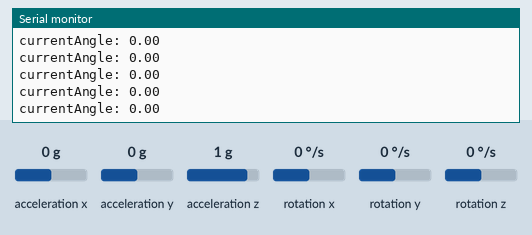
This sketch was run on a simulated ESP8266 (NodeMCU). Shown: the last lines printed to the serial monitor. Wiring (inferred from the names in the program): MPU-6050 motion sensor at I2C address 0x68. The inputs (shaded band) are chosen by the test bench; at power-on: acceleration y 0 g, acceleration z 1 g, rotation x 0 °/s, acceleration x 0 g, rotation y 0 °/s, rotation z 0 °/s.

Above: at 1.5 s.
1.6 s: acceleration y set to -1.4 g
At 2.3 s:
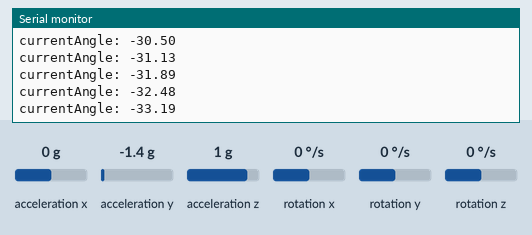
4.6 s: acceleration z set to -1.4 g
At 5.4 s:
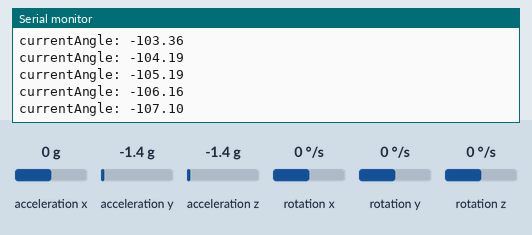
7.6 s: rotation x set to 100 °/s
At 8.4 s:
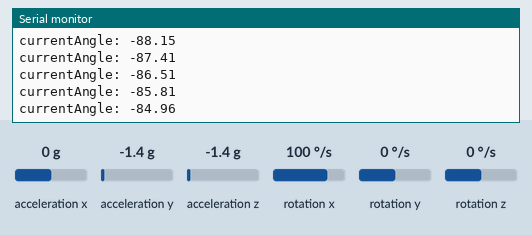
10.6 s: acceleration y set to 0 g
At 11.5 s:
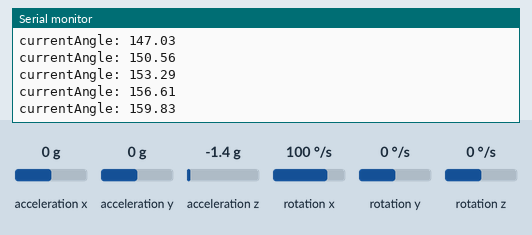
13.6 s: acceleration z set to 0 g
At 14.7 s:
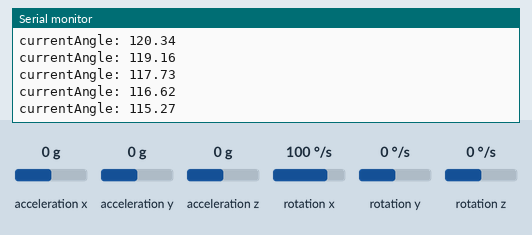
19.6 s: rotation x set to -100 °/s
At 20.2 s:
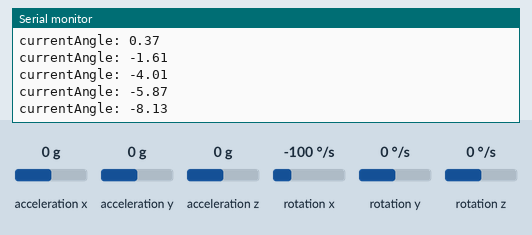
Timing chart, 0 to 22.6 s (numbered marks = the images above; inputs shaded):
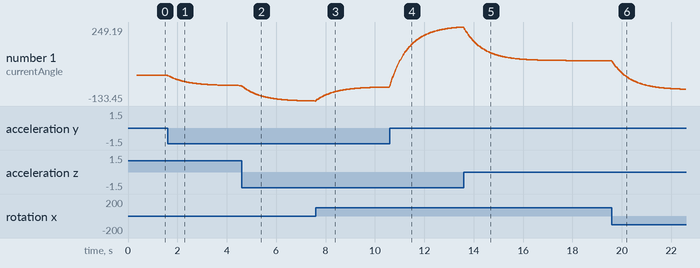

The sketch:

MPU_Communication.ino
```cpp
#include <Wire.h>
#include <math.h>

// MPU6050 Slave Device Address
const uint8_t MPU6050SlaveAddress = 0x68;

// Select SDA and SCL pins for I2C communication
const uint8_t scl = D6;
const uint8_t sda = D7;

// sensitivity scale factor respective to full scale setting provided in datasheet
const uint16_t AccelScaleFactor = 16384;
const uint16_t GyroScaleFactor = 131;

// MPU6050 few configuration register addresses
const uint8_t MPU6050_REGISTER_SMPLRT_DIV   =  0x19;
const uint8_t MPU6050_REGISTER_USER_CTRL    =  0x6A;
const uint8_t MPU6050_REGISTER_PWR_MGMT_1   =  0x6B;
const uint8_t MPU6050_REGISTER_PWR_MGMT_2   =  0x6C;
const uint8_t MPU6050_REGISTER_CONFIG       =  0x1A;
const uint8_t MPU6050_REGISTER_GYRO_CONFIG  =  0x1B;
const uint8_t MPU6050_REGISTER_ACCEL_CONFIG =  0x1C;
const uint8_t MPU6050_REGISTER_FIFO_EN      =  0x23;
const uint8_t MPU6050_REGISTER_INT_ENABLE   =  0x38;
const uint8_t MPU6050_REGISTER_ACCEL_XOUT_H =  0x3B;
const uint8_t MPU6050_REGISTER_SIGNAL_PATH_RESET  = 0x68;


//
const uint8_t MPU6050_REGISTER_GYRO_XOUT_H = 0x43;
//

int16_t AccelX, AccelY, AccelZ, Temperature, GyroX, GyroY, GyroZ;

int16_t gyroRate = 0;
int16_t gyroCalli = 0;
float gyroAngle = 0.0;
float accAngle = 0.0;

float currentAngle = 0.0;

//unsigned long currTime, prevTime=0, loopTime;

void setup() {
  Serial.begin(9600);
  Wire.begin(sda, scl);
  MPU6050_Init();
  callibrateGyroValues();
  Timer_Init();
}

void loop() {
  double Ax, Ay, Az, T, Gx, Gy, Gz;

  //GyroRate timer interval calculation
  //currTime = millis();
  //loopTime = currTime - prevTime;
  //prevTime = currTime;


  //Read_RawValue(MPU6050SlaveAddress, MPU6050_REGISTER_ACCEL_XOUT_H);


  //divide each with their sensitivity scale factor
  //Ax = (double)AccelX/AccelScaleFactor;
  //Ay = (double)AccelY/AccelScaleFactor;
  //Az = (double)AccelZ/AccelScaleFactor;
  //T = (double)Temperature/340+36.53; //temperature formula
  //Gx = (double)GyroX/GyroScaleFactor;
  //Gy = (double)GyroY/GyroScaleFactor;
  //Gz = (double)GyroZ/GyroScaleFactor;

  //---
  //accAngle = calcAccAngle(Ay, Az);
  //---

  //---
  //gyroRate = map(GyroX, -32768, 32767, -250, 250); // brauchen wir glaub ich nicht. int16_t Range ( -32768, 32767 ) werte /131 (GyroScaleFactor) = -250 250
  //gyroAngle = gyroAngle + (float)gyroRate*loopTime/1000;
  //---


  /*
   *  Print RAW Values
  */
  /*
  //Accerleration
  Serial.print("Ax: "); Serial.print(Ax);
  Serial.print(" Ay: "); Serial.print(Ay);
  Serial.print(" Az: "); Serial.println(Az);
 // Serial.print(" T: "); Serial.print(T);
  //Gyrosensor
  Serial.print(" Gx: "); Serial.print(Gx);
  Serial.print(" Gy: "); Serial.print(Gy);
  Serial.print(" Gz: "); Serial.println(Gz);
   */

 //Serial.println(accAngle);
 //Serial.println(gyroAngle);
  Serial.print("currentAngle: "); Serial.println(currentAngle);
  //delay(5);
}

void I2C_Write(uint8_t deviceAddress, uint8_t regAddress, uint8_t data){
  Wire.beginTransmission(deviceAddress);
  Wire.write(regAddress);
  Wire.write(data);
  Wire.endTransmission();
}

// read all 14 register
void Read_RawValue(uint8_t deviceAddress, uint8_t regAddress){
  Wire.beginTransmission(deviceAddress);
  Wire.write(regAddress);
  Wire.endTransmission();
  Wire.requestFrom(deviceAddress, (uint8_t)14);
  AccelX = (((int16_t)Wire.read()<<8) | Wire.read());
  AccelY = (((int16_t)Wire.read()<<8) | Wire.read());
  AccelZ = (((int16_t)Wire.read()<<8) | Wire.read());
  Temperature = (((int16_t)Wire.read()<<8) | Wire.read());
  GyroX = (((int16_t)Wire.read()<<8) | Wire.read());
  GyroY = (((int16_t)Wire.read()<<8) | Wire.read());
  GyroZ = (((int16_t)Wire.read()<<8) | Wire.read());
}

void Read_OneRawValue(uint8_t deviceAddress, uint8_t regAddress){
  Wire.beginTransmission(deviceAddress);
  Wire.write(regAddress);
  Wire.endTransmission();
  Wire.requestFrom(deviceAddress, (uint8_t)2);
  GyroX = (((int16_t)Wire.read()<<8) | Wire.read());
}


float calcAccAngle(double accY, double accZ) {
  return atan2(accY, accZ)*RAD_TO_DEG;
}


//configure MPU6050
void MPU6050_Init(){
  delay(150);
  I2C_Write(MPU6050SlaveAddress, MPU6050_REGISTER_SMPLRT_DIV, 0x07);
  I2C_Write(MPU6050SlaveAddress, MPU6050_REGISTER_PWR_MGMT_1, 0x01);
  I2C_Write(MPU6050SlaveAddress, MPU6050_REGISTER_PWR_MGMT_2, 0x00);
  I2C_Write(MPU6050SlaveAddress, MPU6050_REGISTER_CONFIG, 0x00);
  I2C_Write(MPU6050SlaveAddress, MPU6050_REGISTER_GYRO_CONFIG, 0x00);//set +/-250 degree/second full scale
  I2C_Write(MPU6050SlaveAddress, MPU6050_REGISTER_ACCEL_CONFIG, 0x00);// set +/- 2g full scale
  I2C_Write(MPU6050SlaveAddress, MPU6050_REGISTER_FIFO_EN, 0x00);
  I2C_Write(MPU6050SlaveAddress, MPU6050_REGISTER_INT_ENABLE, 0x01);
  I2C_Write(MPU6050SlaveAddress, MPU6050_REGISTER_SIGNAL_PATH_RESET, 0x00);
  I2C_Write(MPU6050SlaveAddress, MPU6050_REGISTER_USER_CTRL, 0x00);
}

//configure Interrupt
void Timer_Init(){
  timer1_attachInterrupt(onTimerISR);
  timer1_enable(TIM_DIV16, TIM_EDGE, TIM_LOOP);
  timer1_write(25000); //5ms
}

//Interrupt Service Routine on timer event
void onTimerISR(){
  Read_RawValue(MPU6050SlaveAddress, MPU6050_REGISTER_ACCEL_XOUT_H);

  /*
   * Only Acceleration
   */
  //double Ay = (double)AccelY/AccelScaleFactor;
  //double Az = (double)AccelZ/AccelScaleFactor;
  //accAngle = calcAccAngle(Ay, Az);


  /*
   * Only Gyro
   */
  /*
  //Read_OneRawValue(MPU6050SlaveAddress, MPU6050_REGISTER_GYRO_XOUT_H);
  //gyroRate = map(GyroX, -32768, 32767, -250, 250); // brauchen wir glaub ich nicht. int16_t Range ( -32768, 32767 ) werte /131 (GyroScaleFactor) = -250 250
  gyroRate = (GyroX - gyroCalli) / GyroScaleFactor;
  gyroAngle = gyroAngle + (float)gyroRate*0.005;   //gyroAngle only
  currentAngle = gyroAngle;
  */


  /*
   * Complementary
   */
  double Ay = (double)AccelY/AccelScaleFactor;
  double Az = (double)AccelZ/AccelScaleFactor;
  accAngle = calcAccAngle(Ay, Az);
  gyroRate = (GyroX - gyroCalli) / GyroScaleFactor;
  gyroAngle = (float)gyroRate*0.005;
  currentAngle = 0.9934*(currentAngle + gyroAngle) + 0.0066*(accAngle);

}

void callibrateGyroValues(){
  Serial.print("calli");
  delay(150);
  for (int i=0; i<100; i++) {
    Read_OneRawValue(MPU6050SlaveAddress, MPU6050_REGISTER_GYRO_XOUT_H);
    gyroCalli = gyroCalli + GyroX;
  }
  //Serial.print(gyroCalli);
  gyroCalli = gyroCalli/100;
  //Serial.printf("Cali: %d \n",gyroCalli);
}
```

Measured:
- after the input at 1.6 s, the serial monitor: prints a new line at once (image 1)
- plotted number 1: -0.36 → -53.44 after the input at 1.6 s
